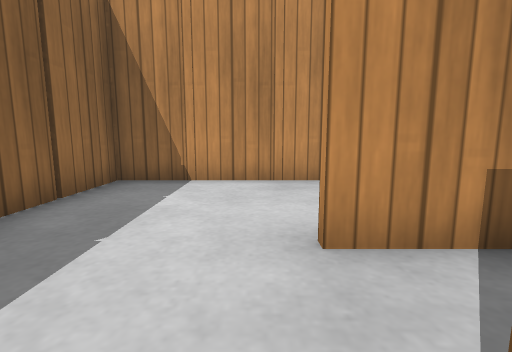
View 1 (above)

24 first-person views from a walk through a robot-simulator world made for Gazebo. The camera is 0.5 m above the floor, tilts 8° down and sees 85° across. The floor is counted in squares, 0.5 m on a side. Each view is taken from the middle of a square. On the plan, view 1 faces up. The plan holds only what a view shows up to about 11 squares ahead; the rest is blank. Gazebo's built-in surfaces are drawn with simple patterns.

View 2
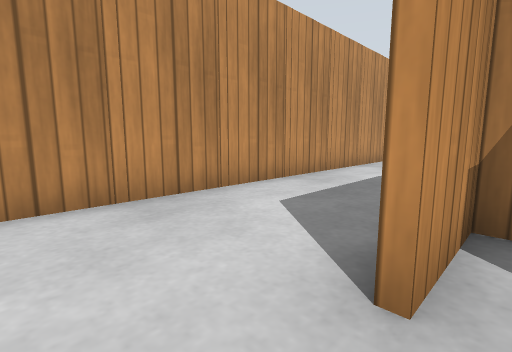

View 3
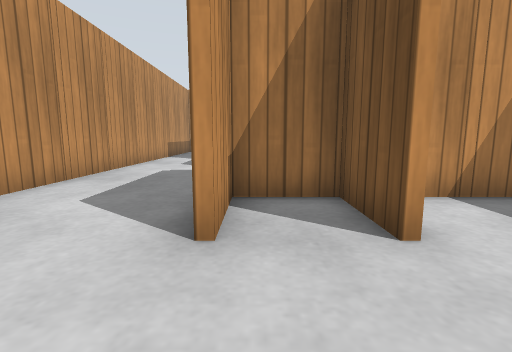

View 4
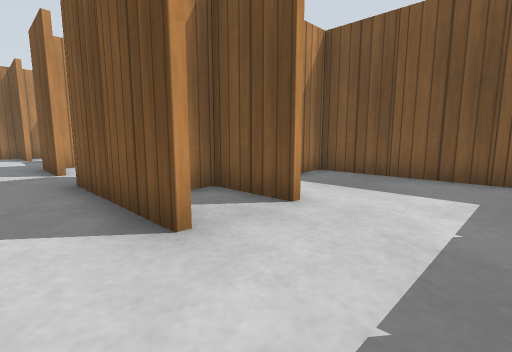

View 5
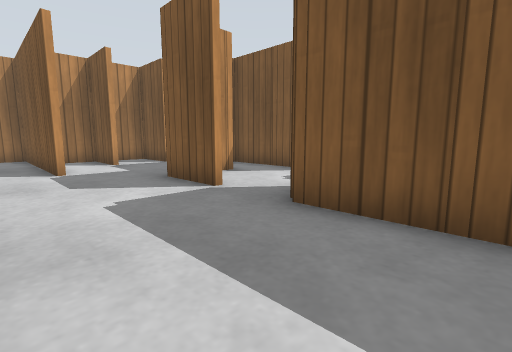

View 6
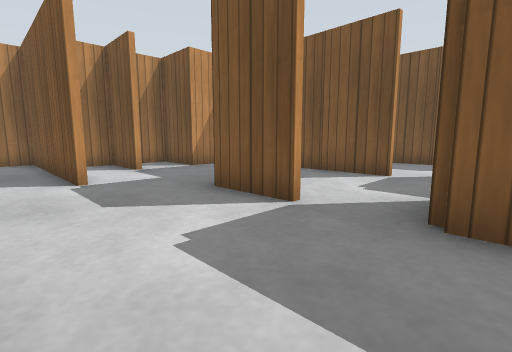

View 7
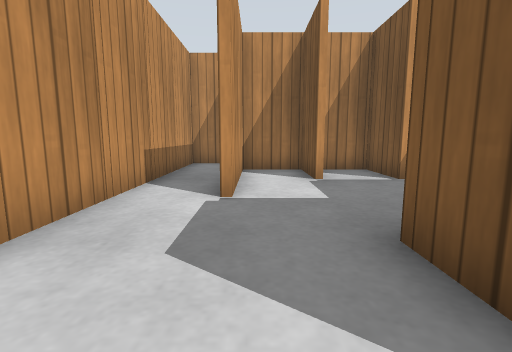

View 8
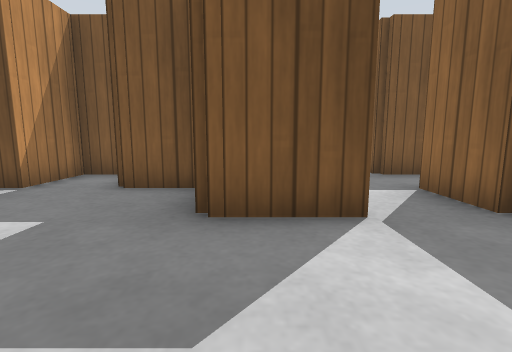

View 9
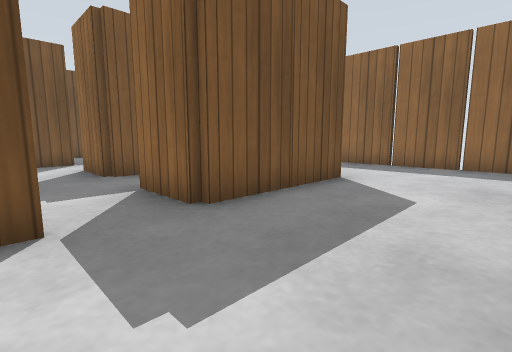

View 10
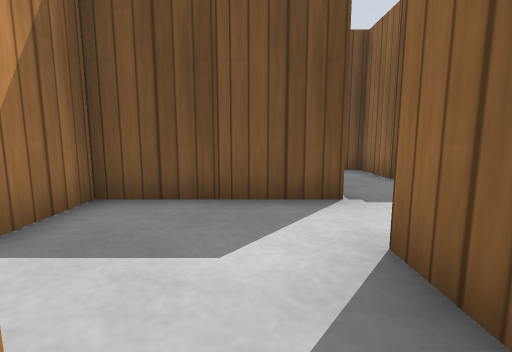

View 11
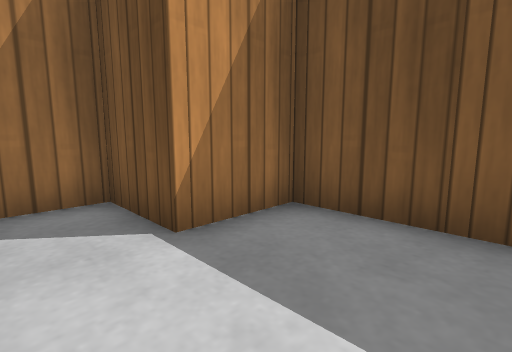

View 12
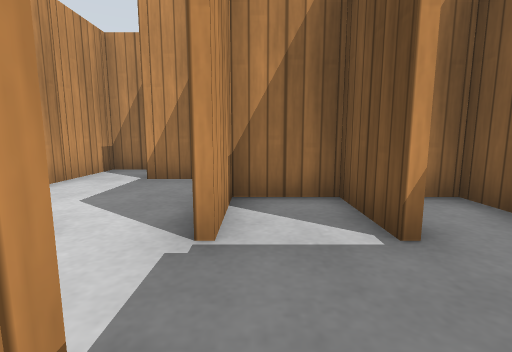

View 13
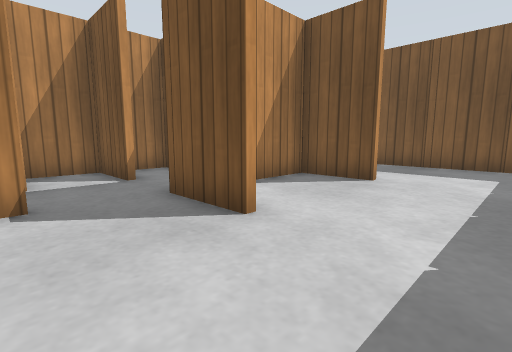

View 14
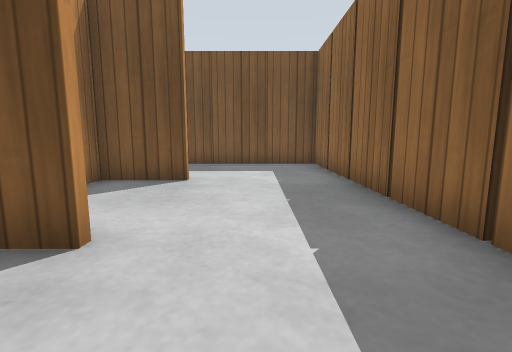

View 15
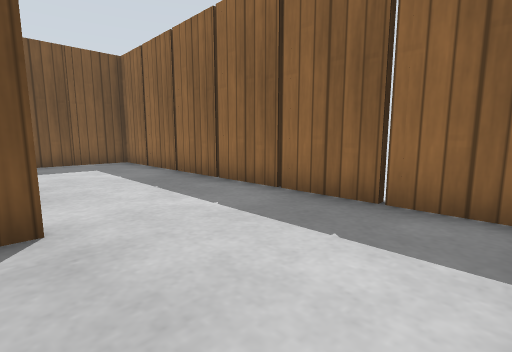

View 16
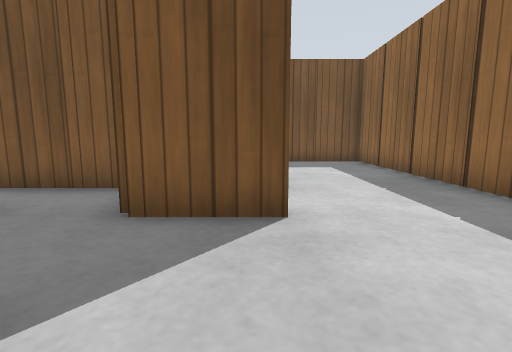

View 17
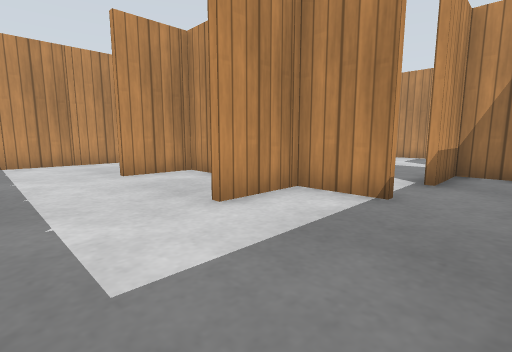

View 18
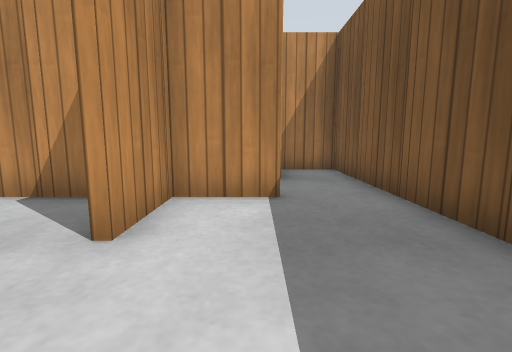

View 19
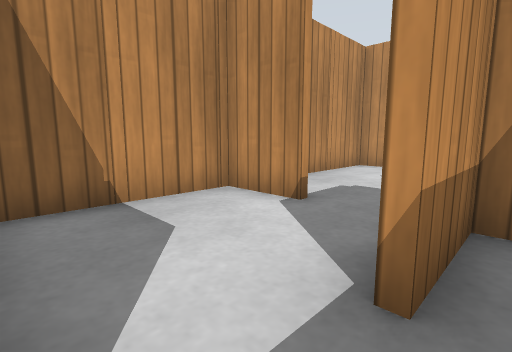

View 20
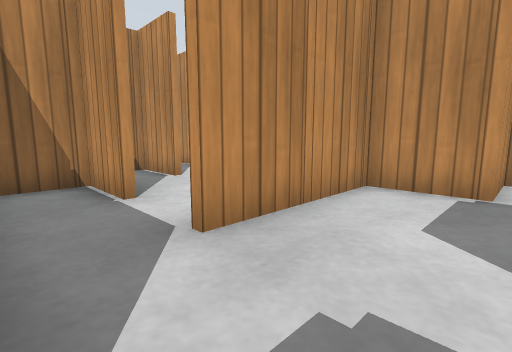

View 21
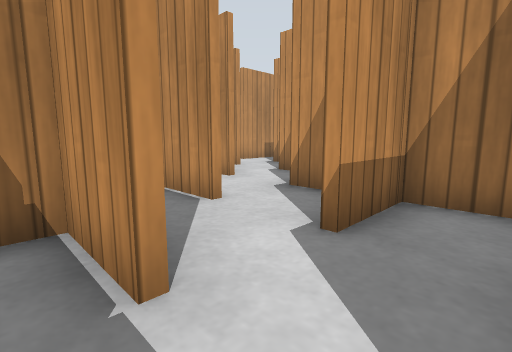

View 22
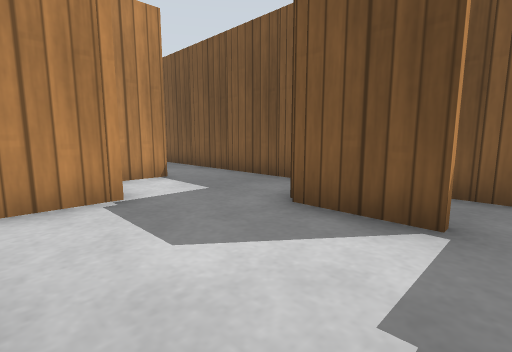

View 23
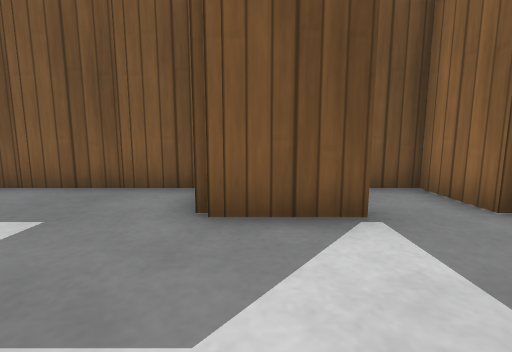

View 24
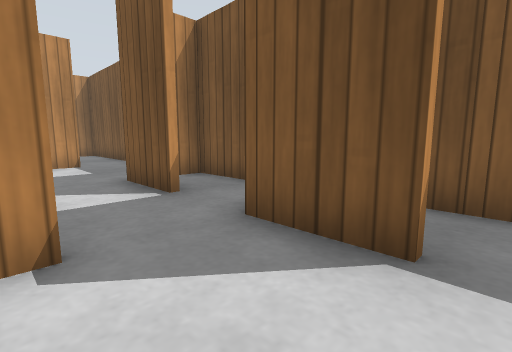

### Floor plan
Ten units are one square. View 1 is at (0, 0); x grows to the right and y downward. Boxes are objects, and circles mark ways between rooms. Rooms are numbered by the first view taken in them; rooms with no view inside come last. Other rooms are left out.
<svg viewBox="-40 -80 211 250">
<path fill="none" stroke="#000" d="M65 -26 85 -26M26 -15 26 -24 5 -24M5 -26 45 -26M91 -6 105 -6M5 -6 25 -6M105 -46 125 -46M26 25 26 8M14 34 25 34M125 -26 145 -26M124 -44 105 -44M116 14 125 14M126 5 126 -6 145 -6M-6 34 5 34M134 -46 145 -46M146 -35 146 -44 134 -44M146 -15 146 -20M154 -46 164 -46M166 -54 166 -64 -32 -64 -32 -15M65 14 85 14M48 15 48 35M35 14 45 14M86 -4 86 -21M94 14 105 14M48 -25 48 -5M105 16 78 16M45 54 85 54M86 56 86 34 105 34M106 36 106 12M5 114 25 114M5 74 25 74M25 116 5 116M26 135 26 76 5 76M20 36 -6 36M-32 41 -32 154 24 154M24 154 66 154 66 136 45 136M125 96 85 96M86 75 86 56M125 76 105 76M85 134 105 134M85 56 74 56M146 126 146 116 126 116 126 69M66 115 66 84M65 96 31 96M45 134 65 134M146 135 146 126M111 154 145 154M45 74 65 74M28 75 28 94 45 94M66 65 66 56 45 56M54 94 65 94M126 35 126 22M126 69 126 54M106 155 106 146M68 135 68 154 95 154M106 55 106 36"/>
<rect x="-35" y="-15" width="10" height="10" fill="#bbb"><title>wooden post</title></rect>
<rect x="-35" y="-35" width="10" height="10" fill="#bbb"><title>wooden post</title></rect>
<rect x="-35" y="-55" width="10" height="10" fill="#bbb"><title>wooden post</title></rect>
<rect x="-15" y="25" width="10" height="10" fill="#bbb"><title>wooden post</title></rect>
<rect x="-15" y="-75" width="10" height="10" fill="#bbb"><title>wooden post</title></rect>
<rect x="5" y="25" width="10" height="10" fill="#bbb"><title>wooden post</title></rect>
<rect x="5" y="-75" width="10" height="10" fill="#bbb"><title>wooden post</title></rect>
<rect x="15" y="-5" width="10" height="10" fill="#bbb"><title>wooden post</title></rect>
<rect x="25" y="-35" width="10" height="10" fill="#bbb"><title>wooden post</title></rect>
<rect x="25" y="-75" width="10" height="10" fill="#bbb"><title>wooden post</title></rect>
<rect x="45" y="-35" width="10" height="10" fill="#bbb"><title>wooden post</title></rect>
<rect x="45" y="-75" width="10" height="10" fill="#bbb"><title>wooden post</title></rect>
<rect x="65" y="-75" width="10" height="10" fill="#bbb"><title>wooden post</title></rect>
<rect x="85" y="-35" width="10" height="10" fill="#bbb"><title>wooden post</title></rect>
<rect x="85" y="-75" width="10" height="10" fill="#bbb"><title>wooden post</title></rect>
<rect x="105" y="-15" width="10" height="10" fill="#bbb"><title>wooden post</title></rect>
<rect x="105" y="-75" width="10" height="10" fill="#bbb"><title>wooden post</title></rect>
<rect x="125" y="-55" width="10" height="10" fill="#bbb"><title>wooden post</title></rect>
<rect x="125" y="-75" width="10" height="10" fill="#bbb"><title>wooden post</title></rect>
<rect x="135" y="-25" width="10" height="10" fill="#bbb"><title>wooden post</title></rect>
<rect x="145" y="-55" width="10" height="10" fill="#bbb"><title>wooden post</title></rect>
<rect x="145" y="-75" width="10" height="10" fill="#bbb"><title>wooden post</title></rect>
<rect x="155" y="-65" width="10" height="10" fill="#bbb"><title>other object</title></rect>
<rect x="25" y="-15" width="10" height="10" fill="#bbb"><title>wooden post</title></rect>
<rect x="45" y="5" width="10" height="10" fill="#bbb"><title>wooden post</title></rect>
<rect x="65" y="45" width="10" height="10" fill="#bbb"><title>wooden post</title></rect>
<rect x="85" y="5" width="10" height="10" fill="#bbb"><title>wooden post</title></rect>
<rect x="95" y="15" width="10" height="10" fill="#bbb"><title>wooden post</title></rect>
<rect x="-35" y="125" width="10" height="10" fill="#bbb"><title>wooden post</title></rect>
<rect x="-35" y="105" width="10" height="10" fill="#bbb"><title>wooden post</title></rect>
<rect x="-35" y="85" width="10" height="10" fill="#bbb"><title>wooden post</title></rect>
<rect x="-35" y="65" width="10" height="10" fill="#bbb"><title>wooden post</title></rect>
<rect x="-35" y="45" width="10" height="10" fill="#bbb"><title>wooden post</title></rect>
<rect x="-25" y="155" width="10" height="10" fill="#bbb"><title>wooden post</title></rect>
<rect x="-5" y="155" width="10" height="10" fill="#bbb"><title>wooden post</title></rect>
<rect x="15" y="155" width="10" height="10" fill="#bbb"><title>wooden post</title></rect>
<rect x="15" y="115" width="10" height="10" fill="#bbb"><title>wooden post</title></rect>
<rect x="15" y="35" width="10" height="10" fill="#bbb"><title>wooden post</title></rect>
<rect x="35" y="155" width="10" height="10" fill="#bbb"><title>wooden post</title></rect>
<rect x="55" y="155" width="10" height="10" fill="#bbb"><title>wooden post</title></rect>
<rect x="65" y="125" width="10" height="10" fill="#bbb"><title>wooden post</title></rect>
<rect x="65" y="85" width="10" height="10" fill="#bbb"><title>wooden post</title></rect>
<rect x="65" y="65" width="10" height="10" fill="#bbb"><title>wooden post</title></rect>
<rect x="75" y="55" width="10" height="10" fill="#bbb"><title>wooden post</title></rect>
<rect x="105" y="125" width="10" height="10" fill="#bbb"><title>wooden post</title></rect>
<rect x="105" y="85" width="10" height="10" fill="#bbb"><title>wooden post</title></rect>
<rect x="115" y="95" width="10" height="10" fill="#bbb"><title>wooden post</title></rect>
<rect x="115" y="75" width="10" height="10" fill="#bbb"><title>wooden post</title></rect>
<rect x="25" y="105" width="10" height="10" fill="#bbb"><title>wooden post</title></rect>
<rect x="45" y="85" width="10" height="10" fill="#bbb"><title>wooden post</title></rect>
<rect x="55" y="95" width="10" height="10" fill="#bbb"><title>wooden post</title></rect>
<rect x="115" y="155" width="10" height="10" fill="#bbb"><title>wooden post</title></rect>
<rect x="135" y="155" width="10" height="10" fill="#bbb"><title>wooden post</title></rect>
<rect x="25" y="65" width="10" height="10" fill="#bbb"><title>wooden post</title></rect>
<rect x="55" y="75" width="10" height="10" fill="#bbb"><title>wooden post</title></rect>
<rect x="105" y="25" width="10" height="10" fill="#bbb"><title>wooden post</title></rect>
<rect x="115" y="15" width="10" height="10" fill="#bbb"><title>wooden post</title></rect>
<rect x="75" y="155" width="10" height="10" fill="#bbb"><title>wooden post</title></rect>
<rect x="95" y="155" width="10" height="10" fill="#bbb"><title>wooden post</title></rect>
<rect x="85" y="45" width="10" height="10" fill="#bbb"><title>wooden post</title></rect>
<rect x="95" y="35" width="10" height="10" fill="#bbb"><title>wooden post</title></rect>
<circle cx="60" cy="-30" r="3" fill="#2a7"/>
<circle cx="30" cy="150" r="3" fill="#2a7"/>
<circle cx="30" cy="60" r="3" fill="#2a7"/>
<circle cx="40" cy="130" r="3" fill="#2a7"/>
<circle cx="70" cy="120" r="3" fill="#2a7"/>
<circle cx="130" cy="130" r="3" fill="#2a7"/>
<circle cx="80" cy="130" r="3" fill="#2a7"/>
<circle cx="100" cy="70" r="3" fill="#2a7"/>
<circle cx="110" cy="60" r="3" fill="#2a7"/>
<text x="50" y="-30">1</text>
<text x="60" y="10">2</text>
<text x="0" y="100">3</text>
<text x="50" y="150">4</text>
<text x="100" y="100">5</text>
<text x="50" y="110">6</text>
<text x="130" y="140">7</text>
<text x="40" y="70">8</text>
<text x="120" y="40">9</text>
<text x="90" y="150">10</text>
<text x="100" y="50">11</text>
</svg>
Room 1 opens to room 2. Room 3 opens to room 4. Room 3 opens to room 8. Room 4 opens to room 6. Room 5 opens to room 6. Room 5 opens to room 7. Room 5 opens to room 10. Room 5 opens to room 11. Room 9 opens to room 11.

Where each view was taken, in squares from view 1:
view 1: 0 up, 0 right, facing up
view 2: 2 up, 1 left, facing up-right
view 3: 2 up, 2 left, facing right
view 4: 4 up, 2 left, facing down-right
view 5: 6 up, 2 right, facing down-right
view 6: 6 up, 4 right, facing down-right
view 7: 4 up, 6 right, facing right
view 8: 6 up, 8 right, facing down
view 9: 6 up, 7 right, facing down-left
view 10: 1 down, 6 right, facing down
view 11: 2 down, 6 right, facing down-right
view 12: 6 down, 2 right, facing right
view 13: 5 down, 2 left, facing down-right
view 14: 5 down, 1 left, facing down
view 15: 4 down, 1 right, facing down-left
view 16: 4 down, 1 right, facing down
view 17: 15 down, 2 left, facing up-right
view 18: 13 down, 2 left, facing right
view 19: 14 down, 3 right, facing up-right
view 20: 12 down, 7 right, facing up-right
view 21: 9 down, 8 right, facing up-right
view 22: 10 down, 8 right, facing down-right
view 23: 10 down, 10 right, facing down
view 24: 11 down, 4 right, facing down-right
